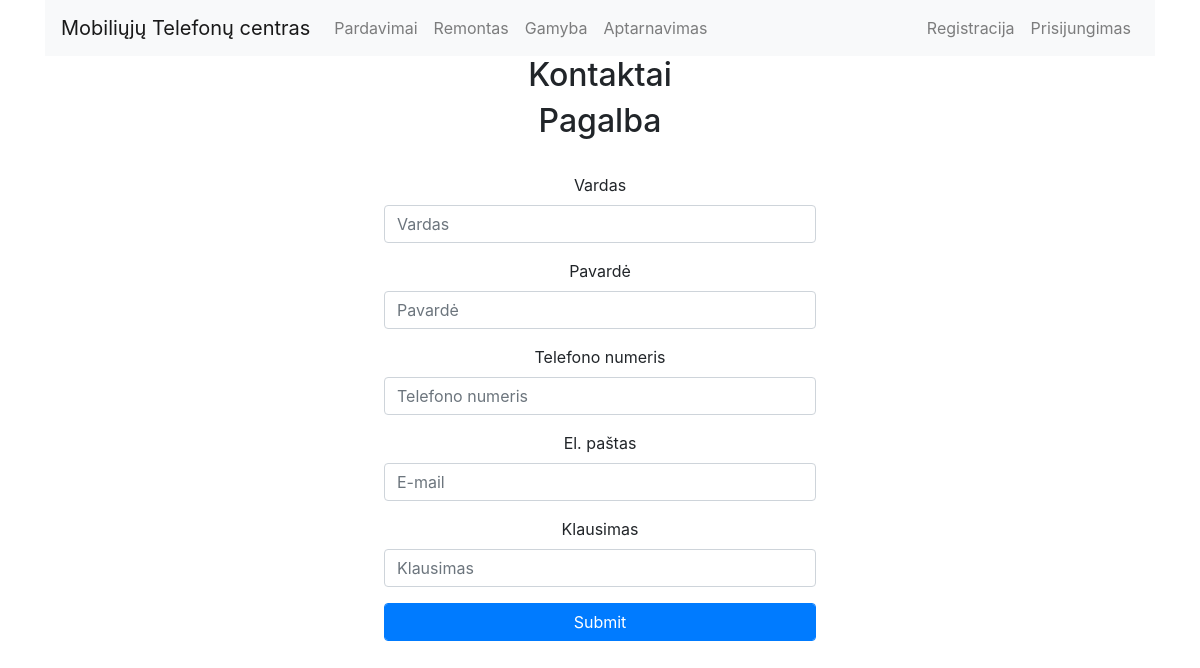
Before: /views/support/contacts.php with the older database file.
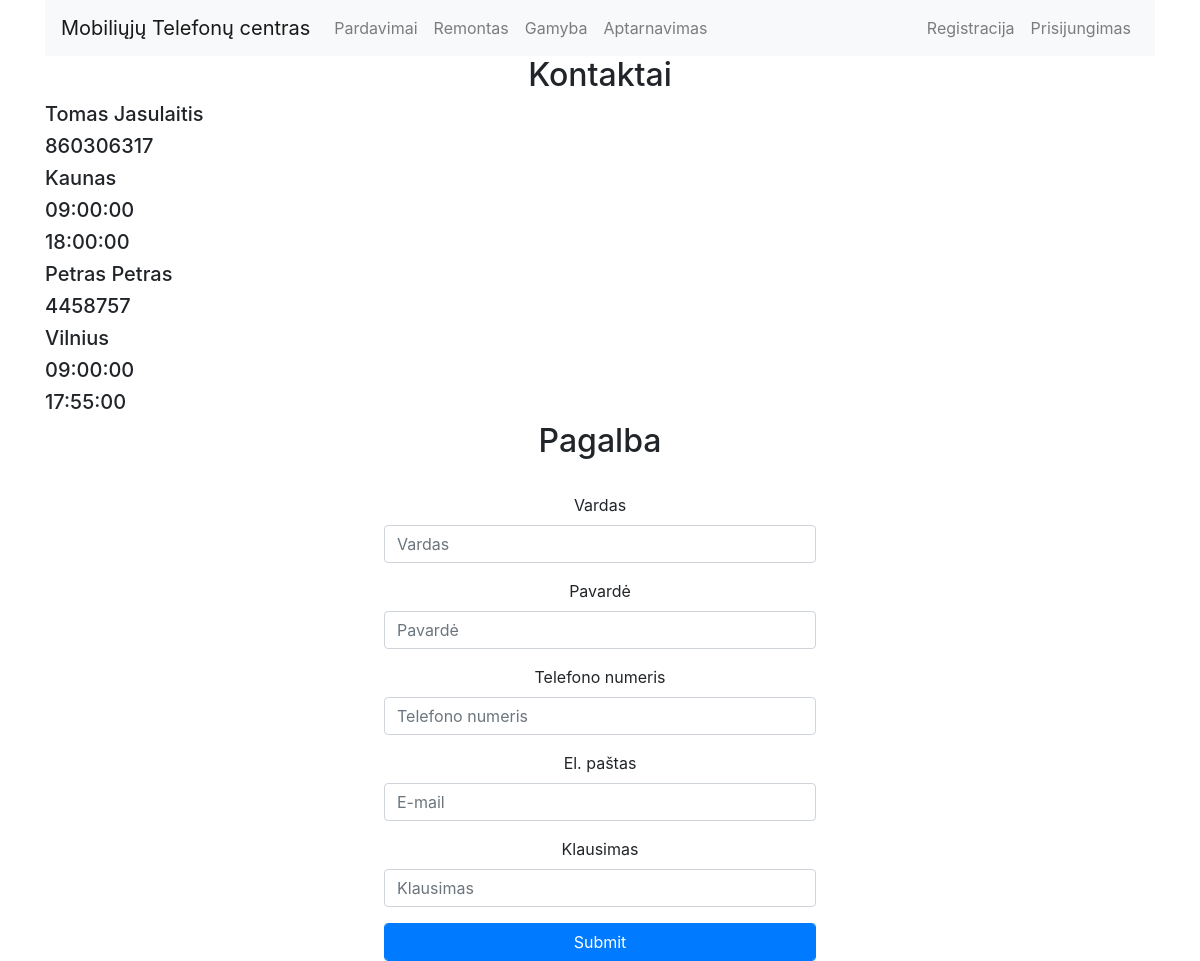
After: the same page with the newer database file.
### tables this page shows
CREATE TABLE `contacts` (
  `id` int(10) NOT NULL,
  `first_name` varchar(15) NOT NULL,
  `last_name` varchar(20) NOT NULL,
  `phone_number` int(10) NOT NULL,
  `location` varchar(40) NOT NULL,
  `work_hours_start` time NOT NULL,
  `work_hours_finish` time NOT NULL
);

### views/support/contacts.php (the view, shortened to what this page needs)
<?php
	$dbc = mysqli_connect('localhost', 'stud', 'stud', 'informacines_sistemos');
	$sql = "SELECT * FROM contacts";
	$result = mysqli_query($dbc, $sql);
	include_once '../header.php';
?>
<section class="container">
  <h1 class="h2 text-center">Kontaktai</h1>
  <?php
  while($row = mysqli_fetch_assoc($result))
		{
  echo '
  <p class="h5">'.$row['first_name'].' '.$row['last_name'].'</p>
  <p class="h5">'.$row['phone_number'].'</p>
  <p class="h5">'.$row['location'].'</p>
  <p class="h5">'.$row['work_hours_start'].'</p>
  <p class="h5">'.$row['work_hours_finish'].'</p>
	';
  };
  ?>
  <h1 class="h2 text-center">Pagalba</h1>
  <br>
  <section class="container">
  <form method="post" action="../../controllers/support/proc_support.php">
   <div class="text-center" style="margin-right:30%; margin-left:30%">
    <div class="form-row">
      <div class="form-group col-md-12">
        <label for="first_name">Vardas</label>
        <input type="text" class="form-control" name="first_name" placeholder="Vardas">
      </div>
      <div class="form-group col-md-12">
        <label for="last_name">Pavardė</label>
        <input type="text" class="form-control" name="last_name" placeholder="Pavardė">
      </div>
      <div class="form-group col-md-12">
        <label for="phone_number">Telefono numeris</label>
        <input type="tel" class="form-control" name="phone_number" placeholder="Telefono numeris">
      </div>
      <div class="form-group col-md-12">
        <label for="email">El. paštas</label>
        <input type="text" class="form-control" name="email" placeholder="E-mail">
      </div>
	<div class="form-group col-md-12">
        <label for="question">Klausimas</label>
        <input type="text" class="form-control" name="question" placeholder="Klausimas">
      </div>
    </div>
      <button type="submit" name="submit" class="btn btn-primary form-control">Submit</button>
</div>
  </form>
</section>
<?php
	include_once '../footer.php';
?>

### views/header.php (shortened to what this page needs)
<!DOCTYPE html>
<html lang="en">
<head>
  <link rel="stylesheet" href="https://stackpath.bootstrapcdn.com/bootstrap/4.1.3/css/bootstrap.min.css">
</head>
<body>
  <div class="container">
    <nav class="navbar navbar-expand-lg navbar-light bg-light">
      <?php echo '
      <a class="navbar-brand" href="'.$_SESSION['prefix'].'index.php">Mobiliųjų Telefonų centras</a>
      '; ?>
      <div class="collapse navbar-collapse" id="navbarNav">
        <ul class="nav navbar-nav">
          <?php echo '
          <li class="nav-item '.($_SESSION['currentPage']==="sales"? " active" : "").'">
            <a class="nav-link" href="'.$_SESSION['prefix'].'views/sales/salesMain.php">Pardavimai</a>
          </li>
          <li class="nav-item '.($_SESSION['currentPage']==="repair"? " active" : "").'">
          <a class="nav-link" href="'.$_SESSION['prefix'].'views/repairment/repairmentMain.php">Remontas</a>
          </li>
          <li class="nav-item '.($_SESSION['currentPage']==="production"? " active" : "").'">
            <a class="nav-link" href="'.$_SESSION['prefix'].'views/production/productionMain.php">Gamyba</a>
          </li>
 	<li class="nav-item '.($_SESSION['currentPage']==="supportMain"? " active" : "").'">
              <a class="nav-link" href="'.$_SESSION['prefix'].'views/support/supportMain.php">Aptarnavimas</a>
          </li>
          '; ?>
        </ul>
        <ul class="nav navbar-nav ml-auto">
          <?php
          if (isset($_SESSION['email'])) {
            echo '
            <li class="nav-item '.($_SESSION['currentPage']==="userActions"? " active" : "").'">
            <a class="nav-link" href="'.$_SESSION['prefix'].'views/userManagement/userActions.php">Vartotojo veiksmai</a>
            </li>
            <li class="nav-item">
            <a class="nav-link" href="'.$_SESSION['prefix'].'controllers/userManagement/proc_logout.php">Atsijungti</a>
            </li>
            ';
          } else {
            echo '
            <li class="nav-item '.($_SESSION['currentPage']==="registration"? " active" : "").'">
              <a class="nav-link" href="'.$_SESSION['prefix'].'views/userManagement/registration.php">Registracija</a>
            </li>
            <li class="nav-item '.($_SESSION['currentPage']==="login"? " active" : "").'">
              <a class="nav-link" href="'.$_SESSION['prefix'].'views/userManagement/login.php">Prisijungimas</a>
            </li>
            ';
            } ?>
        </ul>
      </div>
    </nav>
  </div>

### views/footer.php (shortened to what this page needs)
  </body>
</html>

Changed rows visible on the page:
added contacts: first_name "Tomas", last_name "Jasulaitis", phone_number "860306317", location "Kaunas", work_hours_start "09:00:00", work_hours_finish "18:00:00"
added contacts: first_name "Petras", last_name "Petras", phone_number "4458757", location "Vilnius", work_hours_start "09:00:00", work_hours_finish "17:55:00"
